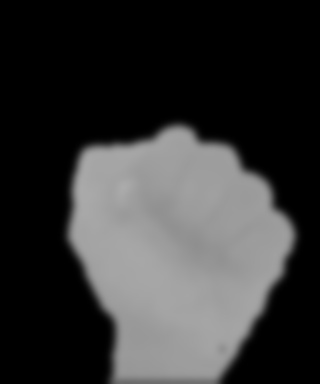
#> input picture Training_data_preparation/A/captured1.jpg, 320 x 384 px; its folder holds only this picture in this run
$ jupyter execute --allow-errors training_data_prep.ipynb
#> lines starting #> are read from the running program, lines starting #| are printed output that depends on the picture
[cell 1]
import cv2
import numpy as np
import os
import pandas as pd
import matplotlib.pyplot as plt
import random

[cell 2]
files = os.listdir('A')

[cell 3]
data = []
k = 0
for i in sorted(os.listdir('.')):
    if len(i)>1:
        continue
    files = os.listdir(i)
    print(i, len(files), k)
    for f in files:
        im = cv2.imread(i+'/'+f, cv2.IMREAD_GRAYSCALE)
#> im is the input picture: shape (384, 320); min 0, max 171, mean 54
        im2 = cv2.resize(im, (30,36))
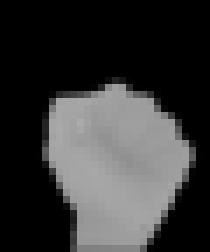
#> im2: shape (36, 30) (shown 7 times larger); min 0, max 171, mean 54
        im3 = im2.flatten()
#> im3 = 1080 values, max 171 at index 521, min 0 at index 0, mean 54
        im4 = np.insert(im3, 0, k)
#> im4 = 1081 values, max 171 at index 522, min 0 at index 0, mean 53.95
        data.append(im4)
    k+=1

[cell 4]
all_data = data
#> all_data = 1 item

[cell 5]
random.shuffle(data)

[cell 6]
all_data+= data
#> all_data = 2 items

[cell 7]
all_data = np.array(all_data)

[cell 8]
all_data.shape
#> Out = (2, 1081)

[cell 9]
cols = [i for i in range(1080)]
df = pd.DataFrame(all_data, columns=['label']+cols)
#> df = table of 2 rows and 1081 columns

[cell 10]
df
#> Out = table of 2 rows and 1081 columns
